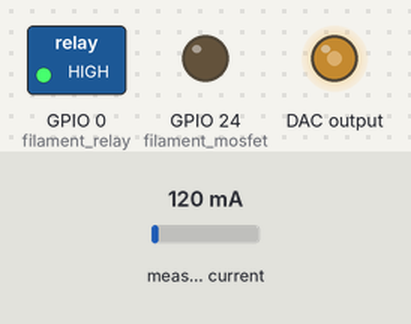
A program run on a simulated Raspberry Pi (BCM pin numbers). On the bench: switched loads named in the program (green lamp = pin HIGH), output pins drawn as LEDs (lit = HIGH). Inputs (shaded band) come from the test bench; at power-on: measured current 120 mA. What the program prints to the terminal is not drawn.

Above: at 0.1 s.
Timing chart, 0 to 40.0 s (numbered marks = the images above):
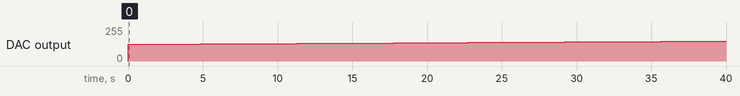

Measured:
- by itself, DAC output: moves from 0/255 to 149/255 over 38.9 s

The program:

gpio_mcp4725.py
```python
import Adafruit_MCP4725
import time
import gpiozero
from ina219 import INA219

FILAMENT_RELAY_PIN = 0
FILAMENT_MOSFET_PIN = 24

filament_relay = gpiozero.OutputDevice(FILAMENT_RELAY_PIN)
filament_mosfet = gpiozero.PWMOutputDevice(FILAMENT_MOSFET_PIN)

ina = INA219(shunt_ohms = 0.1,
             max_expected_amps = 3.0,
             address = 0x40,
             busnum=1)

ina.configure(voltage_range=ina.RANGE_16V,
              gain=ina.GAIN_AUTO,
              bus_adc=ina.ADC_128SAMP,
              shunt_adc=ina.ADC_128SAMP)


dac=Adafruit_MCP4725.MCP4725(busnum=1, address=0x60)

filament_relay.on()

try:
    while True:
        for x in range(2000,4096,1):
            dac.set_voltage(x)
            current = ina.current()
            print(x, current)
            time.sleep(0.1)
        break
except Exception:
    print("issue")
    pass
```
